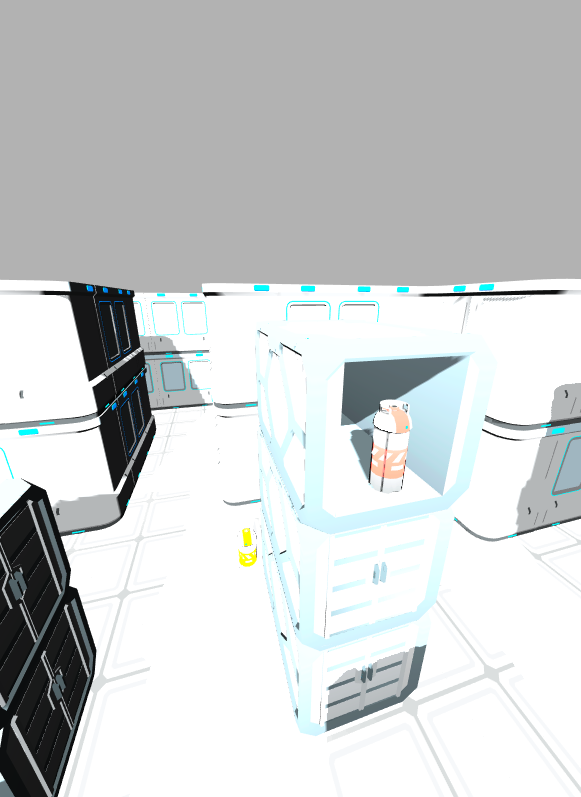
#> input picture actual_targets_test.png, 581 x 797 px
$ python small_fuel_detector.py
#> lines starting #> are read from the running program, lines starting #| are printed output that depends on the picture; after the words box and inside, x2 and y2 are one past the last pixel; in counts of white or black regions, pixels touching at a corner belong together; long printed decimals are rounded
import cv2
import numpy as np
import math


IMAGE_PATH = "actual_targets_test.png"
OUTPUT_PATH = "small_fuel_detection_result.png"


def clean_mask(mask, kernel_size=3):
    kernel = np.ones((kernel_size, kernel_size), np.uint8)
    mask = cv2.morphologyEx(mask, cv2.MORPH_OPEN, kernel)
    mask = cv2.morphologyEx(mask, cv2.MORPH_CLOSE, kernel)
    return mask


def reject_large_decorative_barrel(x, y, w, h, area, image_area):
    bbox_area = w * h

    if bbox_area > image_area * 0.08:
        return True

    if area > image_area * 0.04:
        return True

    return False


def compute_solidity(contour):
    """Solidity = contour area / convex hull area. Solid objects ~0.8+."""
    hull = cv2.convexHull(contour)
    hull_area = cv2.contourArea(hull)
    if hull_area < 1:
        return 0.0
    return cv2.contourArea(contour) / hull_area


def is_reasonable_small_target(x, y, w, h, area, image_area, contour=None):
    bbox_area = w * h

    # Reject tiny noise artifacts.
    if w < 8:
        return False

    if h < 10:
        return False

    if area < 50:
        return False

    # Reject large decorative barrels / large coloured structures.
    if w > 85:
        return False

    if h > 95:
        return False

    if bbox_area > 7000:
        return False

    if area > 4500:
        return False

    aspect_ratio = h / max(w, 1)

    # Allow slightly squarish for distant barrels, but reject very flat.
    if aspect_ratio < 0.65 or aspect_ratio > 4.5:
        return False

    # Reject horizontal stripes (ladder rungs are wide + thin).
    if w > 2.5 * h:
        return False

    fill_ratio = area / max(bbox_area, 1)

    if fill_ratio < 0.08:
        return False

    # Solidity check: actual fuel barrels are solid cylinders.
    # Ladder rungs, thin edges, and irregular shapes have low solidity.
    if contour is not None:
        solidity = compute_solidity(contour)
        if solidity < 0.35:
            return False

    return True

def center_distance(det_a, det_b):
    ax, ay = det_a["center"]
    bx, by = det_b["center"]
    return ((ax - bx) ** 2 + (ay - by) ** 2) ** 0.5


def merge_nearby_detections(detections, distance_threshold=75):
    merged = []

    for det in detections:
        matched = None

        for existing in merged:
            if existing["colour"] != det["colour"]:
                continue

            if center_distance(existing, det) <= distance_threshold:
                matched = existing
                break

        if matched is None:
            merged.append(det.copy())
        else:
            x1, y1, w1, h1 = matched["bbox"]
            x2, y2, w2, h2 = det["bbox"]

            left = min(x1, x2)
            top = min(y1, y2)
            right = max(x1 + w1, x2 + w2)
            bottom = max(y1 + h1, y2 + h2)

            new_w = right - left
            new_h = bottom - top

            matched["bbox"] = (left, top, new_w, new_h)
            matched["center"] = (left + new_w // 2, top + new_h // 2)
            matched["area"] += det["area"]
            matched["fill_ratio"] = matched["area"] / max(new_w * new_h, 1)
            matched["merged_parts"] = matched.get("merged_parts", 1) + 1

    return merged


def detect_small_fuel_barrels(frame):
    image_h, image_w = frame.shape[:2]
    image_area = image_h * image_w

    hsv = cv2.cvtColor(frame, cv2.COLOR_BGR2HSV)

    yellow_lower = np.array([18, 70, 80])
    yellow_upper = np.array([42, 255, 255])
    yellow_mask = cv2.inRange(hsv, yellow_lower, yellow_upper)

    red_lower_1 = np.array([0, 60, 60])
    red_upper_1 = np.array([12, 255, 255])

    red_lower_2 = np.array([170, 60, 60])
    red_upper_2 = np.array([180, 255, 255])

    # Tightened to avoid pink/magenta ladder paint.
    orange_red_lower = np.array([8, 80, 100])
    orange_red_upper = np.array([18, 255, 255])

    red_mask_1 = cv2.inRange(hsv, red_lower_1, red_upper_1)
    red_mask_2 = cv2.inRange(hsv, red_lower_2, red_upper_2)
    red_orange_mask = cv2.inRange(hsv, orange_red_lower, orange_red_upper)

    red_mask = cv2.bitwise_or(red_mask_1, red_mask_2)
    red_mask = cv2.bitwise_or(red_mask, red_orange_mask)

    yellow_mask = clean_mask(yellow_mask, kernel_size=3)
    red_mask = clean_mask(red_mask, kernel_size=3)

    raw_detections = []

    for colour_name, mask in [
        ("yellow", yellow_mask),
        ("red", red_mask),
    ]:
        contours, _ = cv2.findContours(mask, cv2.RETR_EXTERNAL, cv2.CHAIN_APPROX_SIMPLE)

        for contour in contours:
            area = cv2.contourArea(contour)
            x, y, w, h = cv2.boundingRect(contour)

            if not is_reasonable_small_target(x, y, w, h, area, image_area, contour=contour):
                continue

            cx = x + w // 2
            cy = y + h // 2

            if colour_name == "yellow":
                # Reject tiny yellow lights/reflections.
                if cy < image_h * 0.30:
                    continue

            if colour_name == "red":
                # Red fuel barrels are expected to be elevated / inside compartments.
                # Reject very low red detections from big barrels/floor artifacts.
                if cy > image_h * 0.88:
                    continue

            raw_detections.append({
                "colour": colour_name,
                "area": float(area),
                "bbox": (x, y, w, h),
                "center": (cx, cy),
                "fill_ratio": float(area / max(w * h, 1)),
                "merged_parts": 1,
            })

    merged_detections = merge_nearby_detections(raw_detections, distance_threshold=75)

    merged_detections.sort(key=lambda d: (d["colour"], -d["area"]))

    return merged_detections, yellow_mask, red_mask, raw_detections


def draw_detections(frame, detections, raw_detections=None):
    output = frame.copy()

    # Draw raw detections lightly as small circles for debugging.
    if raw_detections is not None:
        for raw in raw_detections:
            cx, cy = raw["center"]
            colour = raw["colour"]
            dot_colour = (0, 0, 180) if colour == "red" else (0, 180, 180)
            cv2.circle(output, (cx, cy), 3, dot_colour, -1)

    for det in detections:
        x, y, w, h = det["bbox"]
        cx, cy = det["center"]
        colour = det["colour"]

        if colour == "red":
            box_colour = (0, 0, 255)
        else:
            box_colour = (0, 255, 255)

        cv2.rectangle(output, (x, y), (x + w, y + h), box_colour, 2)
        cv2.circle(output, (cx, cy), 5, box_colour, -1)

        label = f"{colour} fuel"
        if det.get("merged_parts", 1) > 1:
            label += f" x{det['merged_parts']}"

        cv2.putText(
            output,
            label,
            (x, max(y - 8, 20)),
            cv2.FONT_HERSHEY_SIMPLEX,
            0.55,
            box_colour,
            2,
        )

    cv2.putText(
        output,
        f"small fuel detections: {len(detections)}",
        (20, 35),
        cv2.FONT_HERSHEY_SIMPLEX,
        0.9,
        (255, 255, 255),
        2,
    )

    return output


def main():
    frame = cv2.imread(IMAGE_PATH)
#> frame is the input picture: shape (797, 581, 3); mean B, G, R 205.7, 205.3, 202.1

    if frame is None:
        raise FileNotFoundError(
            f"Could not read {IMAGE_PATH}. "
            "Make sure actual_targets_test.png is in ~/roboverse_qualifier."
        )

    detections, yellow_mask, red_mask, raw_detections = detect_small_fuel_barrels(frame)
#> in detect_small_fuel_barrels, `hsv = cv2.cvtColor(frame, cv2.COLOR_BGR2HSV)`: hsv: shape (797, 581, 3); mean H, S, V 23.6, 6.3, 206
#> in detect_small_fuel_barrels, `yellow_mask = cv2.inRange(hsv, yellow_lower, yellow_upper)`:
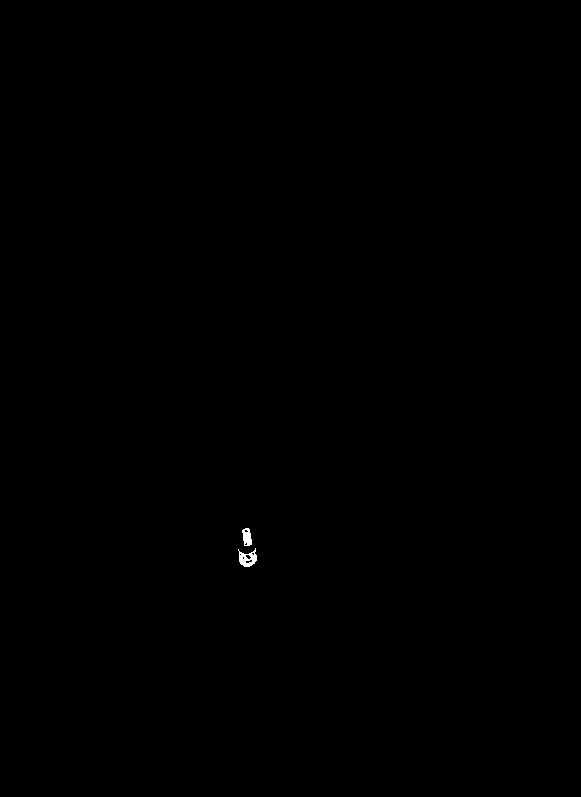
#> yellow_mask: shape (797, 581); 0.07% white; 2 white regions, box (x1, y1, x2, y2) and area: (238, 548, 257, 567) 197, (242, 528, 252, 546) 131
#> in detect_small_fuel_barrels, `red_mask_1 = cv2.inRange(hsv, red_lower_1, red_upper_1)`:
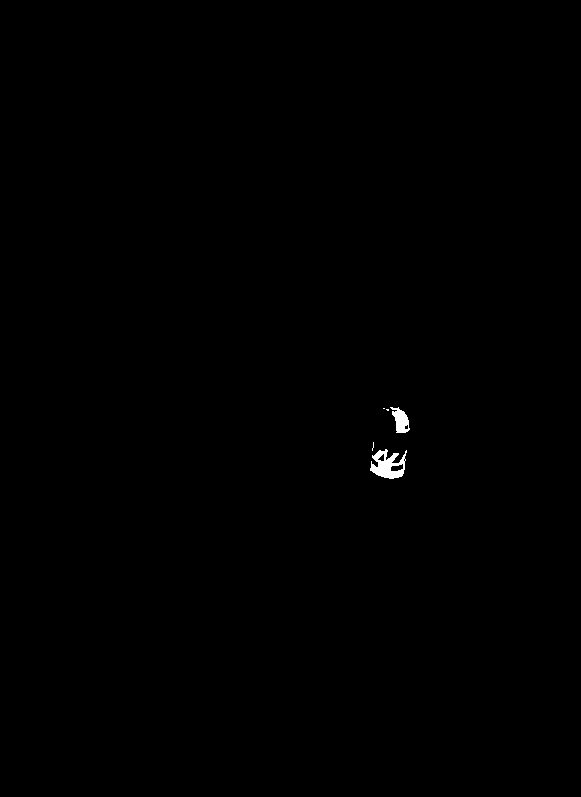
#> red_mask_1: shape (797, 581); 0.2% white; 5 white regions (3 under 20 px), largest, box (x1, y1, x2, y2) and area: (370, 449, 407, 479) 617, (390, 407, 410, 433) 299
#> in detect_small_fuel_barrels, `red_mask_2 = cv2.inRange(hsv, red_lower_2, red_upper_2)`: red_mask_2: shape (797, 581); 0% white in thin lines or dots, all inside (x1, y1, x2, y2) = (403, 461, 406, 475)
#> in detect_small_fuel_barrels, `red_orange_mask = cv2.inRange(hsv, orange_red_lower, orange_red_upper)`:
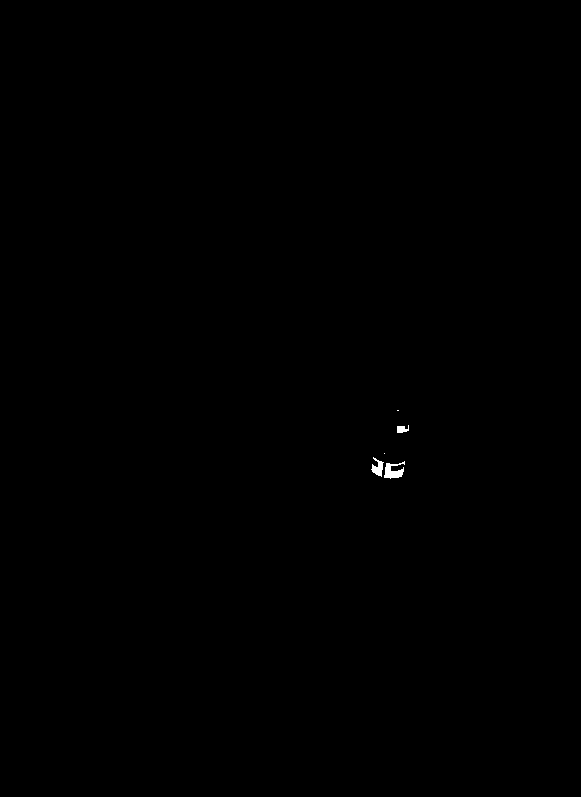
#> red_orange_mask: shape (797, 581); 0.09% white; 5 white regions (2 under 20 px), largest, box (x1, y1, x2, y2) and area: (384, 461, 405, 479) 207, (371, 457, 384, 477) 130, (397, 425, 409, 433) 68
#> in detect_small_fuel_barrels, `red_mask = cv2.bitwise_or(red_mask_1, red_mask_2)`: red_mask: shape (797, 581); 0.2% white; 5 white regions (3 under 20 px), largest, box (x1, y1, x2, y2) and area: (370, 449, 407, 479) 619, (390, 407, 410, 433) 299
#> in clean_mask, `mask = cv2.morphologyEx(mask, cv2.MORPH_OPEN, kernel)`: mask: shape (797, 581); 0.06% white; 2 white regions, box (x1, y1, x2, y2) and area: (239, 553, 257, 567) 165, (242, 530, 252, 546) 109
#> in clean_mask, `mask = cv2.morphologyEx(mask, cv2.MORPH_CLOSE, kernel)`: mask: shape (797, 581); 0.06% white; 2 white regions, box (x1, y1, x2, y2) and area: (239, 553, 257, 567) 176, (242, 530, 252, 546) 109
#> in clean_mask (call 2), `mask = cv2.morphologyEx(mask, cv2.MORPH_OPEN, kernel)`: mask: shape (797, 581); 0.18% white; 2 white regions, box (x1, y1, x2, y2) and area: (370, 451, 405, 479) 562, (392, 409, 409, 433) 271
#> in clean_mask (call 2), `mask = cv2.morphologyEx(mask, cv2.MORPH_CLOSE, kernel)`: mask: shape (797, 581); 0.18% white; 2 white regions, box (x1, y1, x2, y2) and area: (370, 451, 405, 479) 574, (392, 409, 409, 433) 271
#> the loop in detect_small_fuel_barrels, `for colour_name, mask in [ ("yellow", yellow_mask), ("red", red_mask),..` made 2 passes
#> colour_name on passes 1 to 2: 'yellow', 'red'
#> after the loop in detect_small_fuel_barrels, `for colour_name, mask in [`: raw_detections = 4 items
#> the loop in merge_nearby_detections, `for det in detections:` made 4 passes
#> (x1, y1, w1, h1) on passes 2, 4: (239, 553, 18, 14), (370, 451, 35, 28)
#> after the loop in merge_nearby_detections, `for det in detections:`: merged = 2 items
#> detections = 2 items; raw_detections = 4 items
    output = draw_detections(frame, detections, raw_detections)
#> the loop in draw_detections, `for raw in raw_detections:` made 4 passes
#> (cx, cy, colour, dot_colour) on passes 1 to 4: (248, 560, 'yellow', (0, 180, 180)), (247, 538, 'yellow', (0, 180, 180)), (387, 465, 'red', (0, 0, 180)), (400, 421, 'red', (0, 0, 180))
#> after the loop in draw_detections, `for raw in raw_detections:`: output: shape (797, 581, 3); 0.03% of pixels changed, all inside (x1, y1, x2, y2) = (244, 418, 404, 564)
#> the loop in draw_detections, `for det in detections:` made 2 passes
#> (x, y, w, h, cx, cy, colour, box_colour) on passes 1 to 2: (370, 409, 39, 70, 389, 444, 'red', (0, 0, 255)), (239, 530, 18, 37, 248, 548, 'yellow', (0, 255, 255))
#> after the loop in draw_detections, `for det in detections:`:
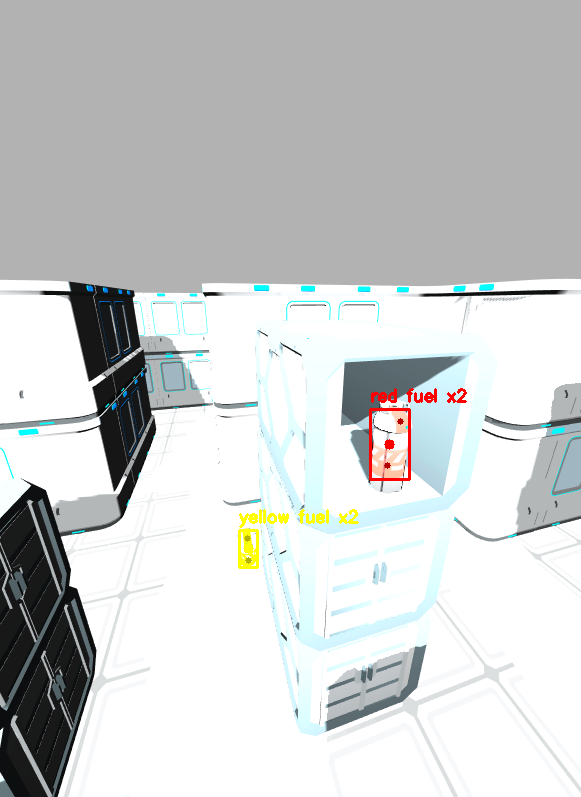
#> output: shape (797, 581, 3); mean B, G, R 204.5, 204.7, 202.4
#> in draw_detections, `cv2.putText( output, f"small fuel detections: {len(detections)}", (20,..`:
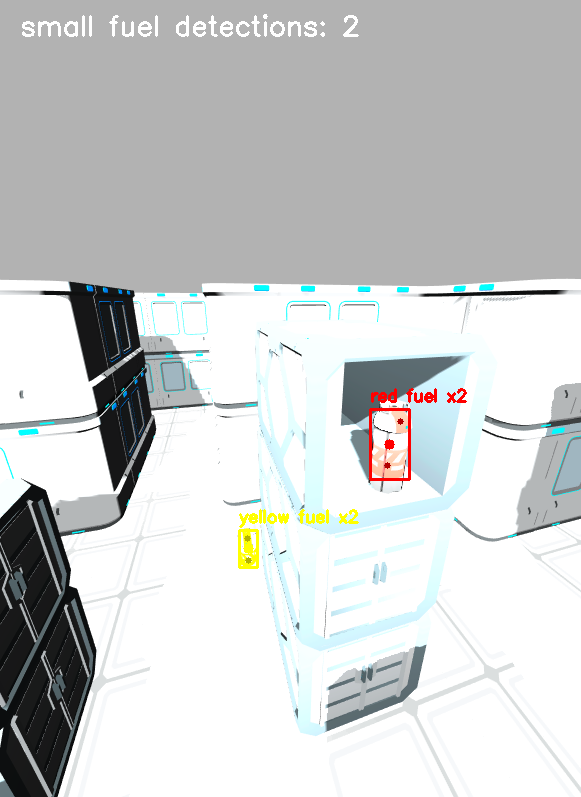
#> output: shape (797, 581, 3); 0.47% of pixels changed, all inside (x1, y1, x2, y2) = (22, 14, 359, 37)

    cv2.imwrite(OUTPUT_PATH, output)
    cv2.imwrite("small_fuel_yellow_mask.png", yellow_mask)
    cv2.imwrite("small_fuel_red_mask.png", red_mask)

    print(f"Saved detection result to {OUTPUT_PATH}")
    print("Saved masks:")
    print("  small_fuel_yellow_mask.png")
    print("  small_fuel_red_mask.png")
    print()
    print(f"Raw detections before merge: {len(raw_detections)}")
#| Raw detections before merge: 4
    for det in raw_detections:
        print("RAW:", det)
#> this loop made 4 passes
#| RAW: {'colour': 'yellow', 'area': 142.5, 'bbox': (239, 553, 18, 14), 'center': (248, 560), 'fill_ratio': 0.5655, 'merged_parts': 1}
#| RAW: {'colour': 'yellow', 'area': 87.5, 'bbox': (242, 530, 10, 16), 'center': (247, 538), 'fill_ratio': 0.5469, 'merged_parts': 1}
#| RAW: {'colour': 'red', 'area': 491.5, 'bbox': (370, 451, 35, 28), 'center': (387, 465), 'fill_ratio': 0.5015, 'merged_parts': 1}
#| RAW: {'colour': 'red', 'area': 237.0, 'bbox': (392, 409, 17, 24), 'center': (400, 421), 'fill_ratio': 0.5809, 'merged_parts': 1}

    print()
    print(f"Merged detections after merge: {len(detections)}")
#| Merged detections after merge: 2
    for det in detections:
        print("MERGED:", det)
#> this loop made 2 passes
#| MERGED: {'colour': 'red', 'area': 728.5, 'bbox': (370, 409, 39, 70), 'center': (389, 444), 'fill_ratio': 0.2668, 'merged_parts': 2}
#| MERGED: {'colour': 'yellow', 'area': 230.0, 'bbox': (239, 530, 18, 37), 'center': (248, 548), 'fill_ratio': 0.3453, 'merged_parts': 2}


if __name__ == "__main__":
    main()

$ run again, with success/redfuelbarrel.jpg saved as actual_targets_test.png
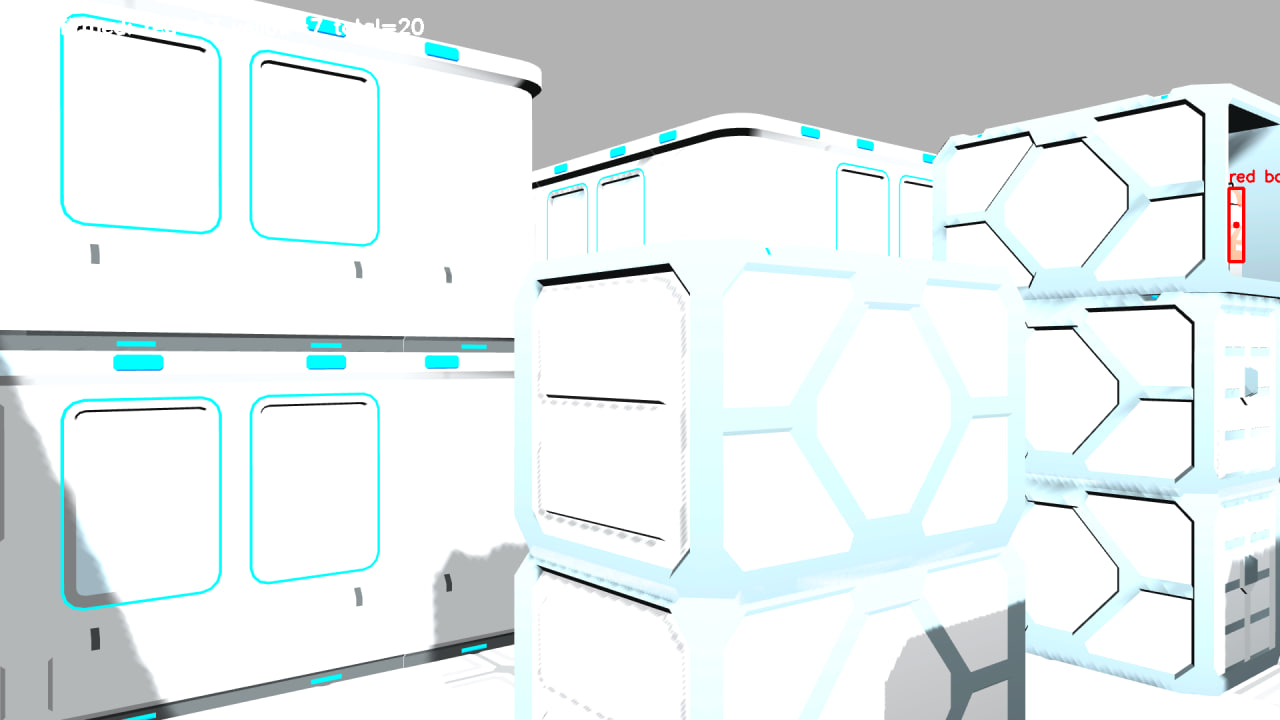
#> input picture success/redfuelbarrel.jpg, 1280 x 720 px
#> in main, frame is the input picture: shape (720, 1280, 3); mean B, G, R 235.8, 235.2, 227.9
#> hsv: shape (720, 1280, 3); mean H, S, V 31.4, 9.6, 236.2
#> yellow_mask: shape (720, 1280); every value is 0
#> red_mask_1: shape (720, 1280); 0.1% white; 14 white regions (11 under 20 px), largest, box (x1, y1, x2, y2) and area: (1227, 186, 1246, 264) 823, (1265, 173, 1275, 183) 38, (1246, 173, 1255, 182) 31
#> red_mask_2: shape (720, 1280); 0.03% white in thin lines or dots, all inside (x1, y1, x2, y2) = (1227, 169, 1280, 264)
#> red_orange_mask: shape (720, 1280); 0.02% white; 5 white regions (3 under 20 px), largest, box (x1, y1, x2, y2) and area: (1231, 240, 1242, 260) 136, (1237, 194, 1242, 205) 26
#> the loop in detect_small_fuel_barrels, `for colour_name, mask in [ ("yellow", yellow_mask), ("red", red_mask),..` made 2 passes
#> colour_name on pass 1: 'yellow'
#> after the loop in detect_small_fuel_barrels, `for colour_name, mask in [`: raw_detections = 2 items
#> the loop in merge_nearby_detections, `for det in detections:` made 2 passes
#> (x1, y1, w1, h1) on pass 2: (1227, 186, 19, 78)
#> after the loop in merge_nearby_detections, `for det in detections:`: merged = 1 item
#> in main, `detections, yellow_mask, red_mask, raw_detections = detect_small_fuel_..`: raw_detections = 2 items
#> the loop in draw_detections, `for raw in raw_detections:` made 2 passes
#> (cx, cy, colour, dot_colour) on passes 1 to 2: (1236, 225, 'red', (0, 0, 180)), (1237, 178, 'red', (0, 0, 180))
#> the loop in draw_detections, `for det in detections:` made 1 pass
#> (x, y, w, h, cx, cy, colour, box_colour) on pass 1: (1227, 173, 19, 91, 1236, 218, 'red', (0, 0, 255))
#> after the loop in draw_detections, `for det in detections:`:
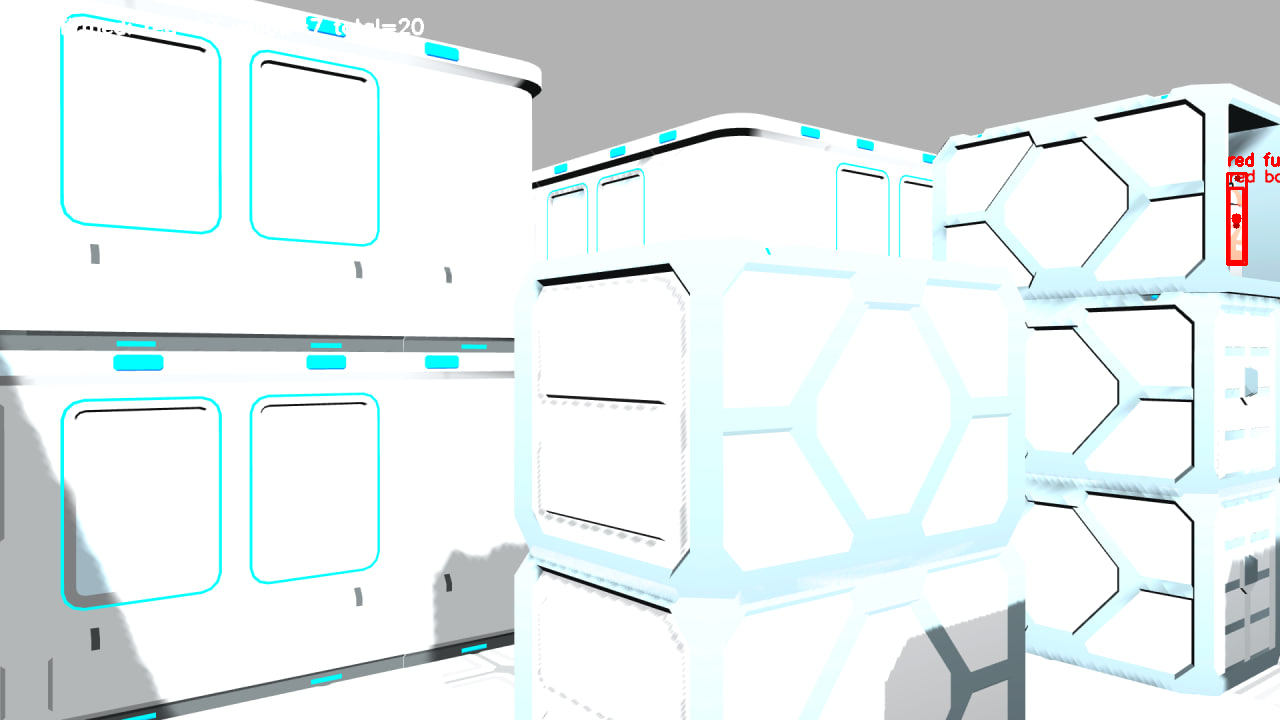
#> output: shape (720, 1280, 3); mean B, G, R 235.6, 234.9, 228
#| Raw detections before merge: 2
#> the loop in main, `for det in raw_detections:` made 2 passes
#| RAW: {'colour': 'red', 'area': 1378.0, 'bbox': (1227, 186, 19, 78), 'center': (1236, 225), 'fill_ratio': 0.9298, 'merged_parts': 1}
#| RAW: {'colour': 'red', 'area': 59.0, 'bbox': (1230, 173, 15, 10), 'center': (1237, 178), 'fill_ratio': 0.3933, 'merged_parts': 1}
#| Merged detections after merge: 1
#> the loop in main, `for det in detections:` made 1 pass
#| MERGED: {'colour': 'red', 'area': 1437.0, 'bbox': (1227, 173, 19, 91), 'center': (1236, 218), 'fill_ratio': 0.8311, 'merged_parts': 2}
